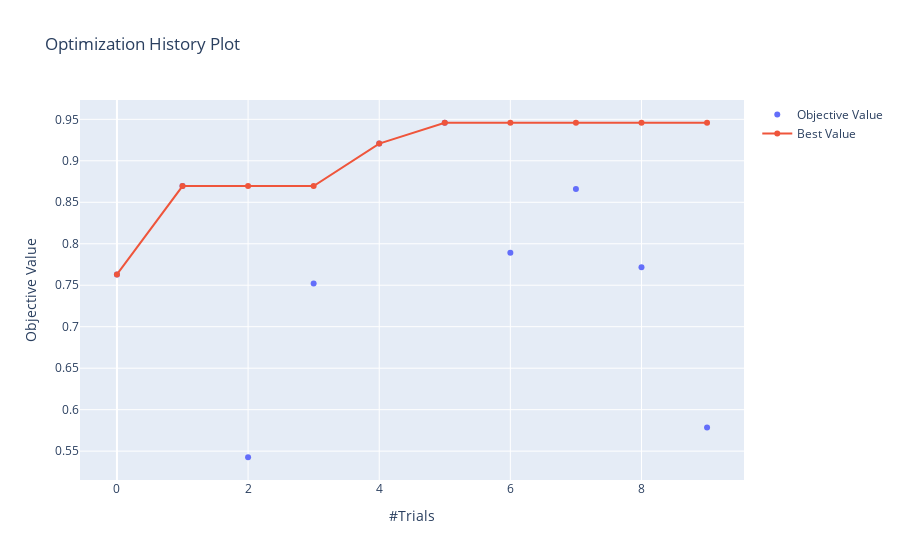

Write notebook code for a chart like this one.
### Code cell
optuna.visualization.plot_optimization_history(study)

### Figure 1 — Plotly figure (JSON) as saved in the notebook; plotly's stock layout.template omitted (floating-point values rounded to 4 significant figures)
{"data": [{"mode": "markers", "name": "Objective Value", "type": "scatter", "x": [0, 1, 2, 3, 4, 5, 6, 7, 8, 9], "y": [0.7631, 0.8695, 0.5426, 0.7522, 0.9208, 0.9459, 0.7892, 0.866, 0.7718, 0.5785]}, {"name": "Best Value", "type": "scatter", "x": [0, 1, 2, 3, 4, 5, 6, 7, 8, 9], "y": [0.7631, 0.8695, 0.8695, 0.8695, 0.9208, 0.9459, 0.9459, 0.9459, 0.9459, 0.9459]}], "layout": {"title": {"text": "Optimization History Plot"}, "xaxis": {"title": {"text": "#Trials"}}, "yaxis": {"title": {"text": "Objective Value"}}}}
